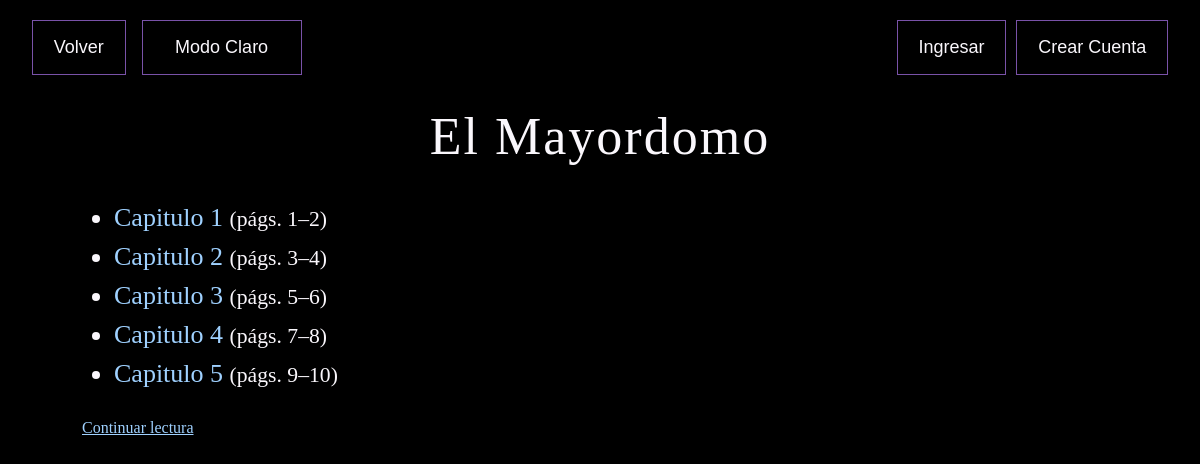
Page /works/2/ on the committed database.
### pages/models.py (models this page shows, shortened)
class StoryUpload(models.Model):
    sample_key = models.CharField(max_length=450, unique=True, null=True, blank=True, editable=False)
    sample_cover = models.CharField(max_length=255, blank=True, editable=False)
    title = models.CharField(max_length=200, blank=True)
    description = models.TextField(max_length=3000, blank=True)
    cover = models.ImageField(upload_to=cover_file_path, blank=True)
    @property
    def display_title(self):
        return self.title or Path(self.original_name).stem
    owner = models.ForeignKey(
        settings.AUTH_USER_MODEL,
        on_delete=models.CASCADE,
        related_name="story_uploads",
    )
    file = models.FileField(upload_to=story_file_path, blank=True)
    original_name = models.CharField(max_length=255)
    uploaded_at = models.DateTimeField(auto_now_add=True)
    tags = models.ManyToManyField(Tag, blank=True, related_name="stories", verbose_name="Tags")

class StoryChapter(models.Model):
    story = models.ForeignKey(StoryUpload, on_delete=models.CASCADE, related_name='chapters')
    title = models.CharField(max_length=200)
    start_page = models.PositiveIntegerField()
    end_page = models.PositiveIntegerField()
    class Meta:
        ordering = ['start_page', 'pk']
        constraints = [
            models.CheckConstraint(condition=models.Q(start_page__gte=1), name='chapter_positive_start'),
            models.CheckConstraint(condition=models.Q(end_page__gte=models.F('start_page')), name='chapter_ordered_range'),
        ]

### pages/views.py (the view)
# urls.py: path("works/<int:upload_id>/", views.work_detail, name="work_detail"),
@require_GET
def work_detail(request, upload_id):
    story = get_object_or_404(StoryUpload, pk=upload_id)
    if not story.file:
        from .sample_works import cover_url
        return render(request, "pages/work_pending.html", {"story": story, "cover_url": cover_url(story)})
    return render(request, "pages/work_detail.html", {
        "title": story.display_title,
        "description": story.description,
        "story": story,
        "format": Path(story.file.name).suffix.lower()[1:],
    })

### pages/templates/pages/work_detail.html (shortened to what this page needs)
{% load static %}
<!doctype html>
<html lang="es">
  <head>
    <link rel="stylesheet" href="{% static 'pages/theme.css' %}" />
    <link rel="stylesheet" href="{% static 'pages/work-detail.css' %}" />
    <link rel="stylesheet" href="{% static 'pages/profile.css' %}">
    <link rel="stylesheet" href="{% static 'pages/guest-actions.css' %}">
    <link rel="stylesheet" href="{% static 'pages/work-header.css' %}" />
    <link rel="stylesheet" href="{% static 'pages/work-owner-link.css' %}" />
  </head>
  <body>
    <header class="work-header">
      <a class="work-back-button" href="{% url 'pages:home' %}">Volver</a>
      <button id="theme-toggle" type="button" aria-pressed="false">Modo Claro</button>
      {% if user.is_authenticated %}
        <div class="work-account-actions">
          {% include 'pages/account_menu.html' %}
          {% if story and user == story.owner %}
          <a class="work-owner-edit" href="{% url 'pages:edit_story' story.pk %}">Editar / Subir archivo</a>
          {% endif %}
        </div>
      {% else %}
        {% include 'pages/guest_actions.html' %}
      {% endif %}
    </header>
    <main>
      <h1>{{ title }}</h1>
       {% if story.file %}
      {% if story.chapters.exists %}
      <section id="manual-toc" aria-label="Tabla de contenidos">
        <ul id="toc-list">
          {% for chapter in story.chapters.all %}
          <li><a href="{% url 'pages:reader' story.pk %}?page={{ chapter.start_page }}">{{ chapter.title }}</a> <small>(págs. {{ chapter.start_page }}–{{ chapter.end_page }})</small></li>
          {% endfor %}
        </ul>
        <p><a href="{% url 'pages:reader' story.pk %}">Continuar lectura</a></p>
      </section>
      {% endif %}
      {% else %}
      <p class="sample-note">
        Esta obra aún no tiene contenido.
      </p>
      {% endif %}
    </main>
  </body>
</html>

### pages/static/pages/theme.css (style rules this page uses)
:root { --black: #000000; --gold: #f2b544; --purple: #7952a8; --white: #faf7fc; --pink: #efa8c4; }
:root { color-scheme: dark; --page-background: var(--black); --page-text: var(--white); --accent: var(--gold); --secondary-text: var(--pink); --outline: var(--white); --input-placeholder: #ffffff9c; --upload-hover: #211b10; }
#theme-toggle { box-sizing: border-box; width: 136px; min-width: 136px; white-space: nowrap; text-align: center; }
body > header:not(.site-header) #theme-toggle { display: inline-flex; align-items: center; justify-content: center; width: auto; min-width: 10rem; }

### pages/static/pages/work-detail.css (style rules this page uses)
* { box-sizing: border-box; }
body { margin: 0; background: #000000; color: #faf7fc; font-family: Georgia, "Times New Roman", serif; }
header { display: flex; align-items: center; gap: 16px; padding: 20px 32px; }
header a, button { font: 16px/1.5 Arial, sans-serif; border: 1px solid var(--purple); border-radius: 0; padding: 10px 16px; color: inherit; background: transparent; text-decoration: none; cursor: pointer; }
main { max-width: 1100px; margin: 0 auto; padding: 0 32px 60px; }
h1 { text-align: center; font-size: clamp(32px, 5vw, 52px); font-weight: normal; letter-spacing: 2px; margin: 12px 0 32px; overflow-wrap: anywhere; }
#toc-list { padding-left: 32px; font-size: 26px; line-height: 1.5; }
a { color: #9fd1ff; }
#toc-list a { text-decoration: none; overflow-wrap: anywhere; }

### pages/static/pages/profile.css (style rules this page uses)
body > header:not(.site-header) { display: flex; align-items: center; flex-wrap: wrap; gap: 16px; }
body > header:not(.site-header) button, body > header:not(.site-header) .guest-actions .guest-button, body > header:not(.site-header) .account-menu > summary { font-size: 18px; padding: 13px 20.8px; line-height: 1.5; border-radius: 0; }

### pages/static/pages/work-header.css (style rules this page uses)
body > header.work-header { display: flex; align-items: center; flex-wrap: wrap; gap: 16px; padding: 20px 32px; }
body > header.work-header > .work-back-button, body > header.work-header > button, body > header.work-header .account-menu > summary, body > header.work-header .guest-actions .guest-button { box-sizing: border-box; font: 18px/1.5 Arial, sans-serif; padding: 13px 20.8px; border: 1px solid var(--purple); border-radius: 0; background: transparent; color: var(--page-text); text-decoration: none; cursor: pointer; margin-top: 0; margin-bottom: 0; transform: none; }

### rows in the picture
StoryUpload: title "El Mayordomo"
StoryChapter: title "Capitulo 1", start_page "1", end_page "2"
StoryChapter: title "Capitulo 2", start_page "3", end_page "4"
StoryChapter: title "Capitulo 3", start_page "5", end_page "6"
StoryChapter: title "Capitulo 4", start_page "7", end_page "8"
StoryChapter: title "Capitulo 5", start_page "9", end_page "10"
